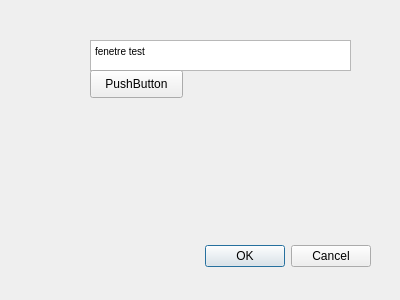
<?xml version="1.0" encoding="UTF-8"?>
<ui version="4.0">
 <class>Dialog</class>
 <widget class="QDialog" name="Dialog">
  <property name="geometry">
   <rect>
    <x>0</x>
    <y>0</y>
    <width>400</width>
    <height>300</height>
   </rect>
  </property>
  <property name="windowTitle">
   <string>Dialog</string>
  </property>
  <widget class="QDialogButtonBox" name="buttonBox">
   <property name="geometry">
    <rect>
     <x>30</x>
     <y>240</y>
     <width>341</width>
     <height>32</height>
    </rect>
   </property>
   <property name="orientation">
    <enum>Qt::Horizontal</enum>
   </property>
   <property name="standardButtons">
    <set>QDialogButtonBox::Cancel|QDialogButtonBox::Ok</set>
   </property>
  </widget>
  <widget class="QTextEdit" name="textEdit">
   <property name="geometry">
    <rect>
     <x>90</x>
     <y>40</y>
     <width>261</width>
     <height>31</height>
    </rect>
   </property>
   <property name="html">
    <string>&lt;!DOCTYPE HTML PUBLIC &quot;-//W3C//DTD HTML 4.0//EN&quot; &quot;http://www.w3.org/TR/REC-html40/strict.dtd&quot;&gt;
&lt;html&gt;&lt;head&gt;&lt;meta name=&quot;qrichtext&quot; content=&quot;1&quot; /&gt;&lt;style type=&quot;text/css&quot;&gt;
p, li { white-space: pre-wrap; }
&lt;/style&gt;&lt;/head&gt;&lt;body style=&quot; font-family:'MS Shell Dlg 2'; font-size:7.8pt; font-weight:400; font-style:normal;&quot;&gt;
&lt;p style=&quot; margin-top:0px; margin-bottom:0px; margin-left:0px; margin-right:0px; -qt-block-indent:0; text-indent:0px;&quot;&gt;fenetre test &lt;/p&gt;&lt;/body&gt;&lt;/html&gt;</string>
   </property>
  </widget>
  <widget class="QPushButton" name="pushButton">
   <property name="geometry">
    <rect>
     <x>90</x>
     <y>70</y>
     <width>93</width>
     <height>28</height>
    </rect>
   </property>
   <property name="text">
    <string>PushButton</string>
   </property>
  </widget>
 </widget>
 <resources/>
 <connections>
  <connection>
   <sender>buttonBox</sender>
   <signal>accepted()</signal>
   <receiver>Dialog</receiver>
   <slot>accept()</slot>
   <hints>
    <hint type="sourcelabel">
     <x>248</x>
     <y>254</y>
    </hint>
    <hint type="destinationlabel">
     <x>157</x>
     <y>274</y>
    </hint>
   </hints>
  </connection>
  <connection>
   <sender>buttonBox</sender>
   <signal>rejected()</signal>
   <receiver>Dialog</receiver>
   <slot>reject()</slot>
   <hints>
    <hint type="sourcelabel">
     <x>316</x>
     <y>260</y>
    </hint>
    <hint type="destinationlabel">
     <x>286</x>
     <y>274</y>
    </hint>
   </hints>
  </connection>
 </connections>
</ui>
